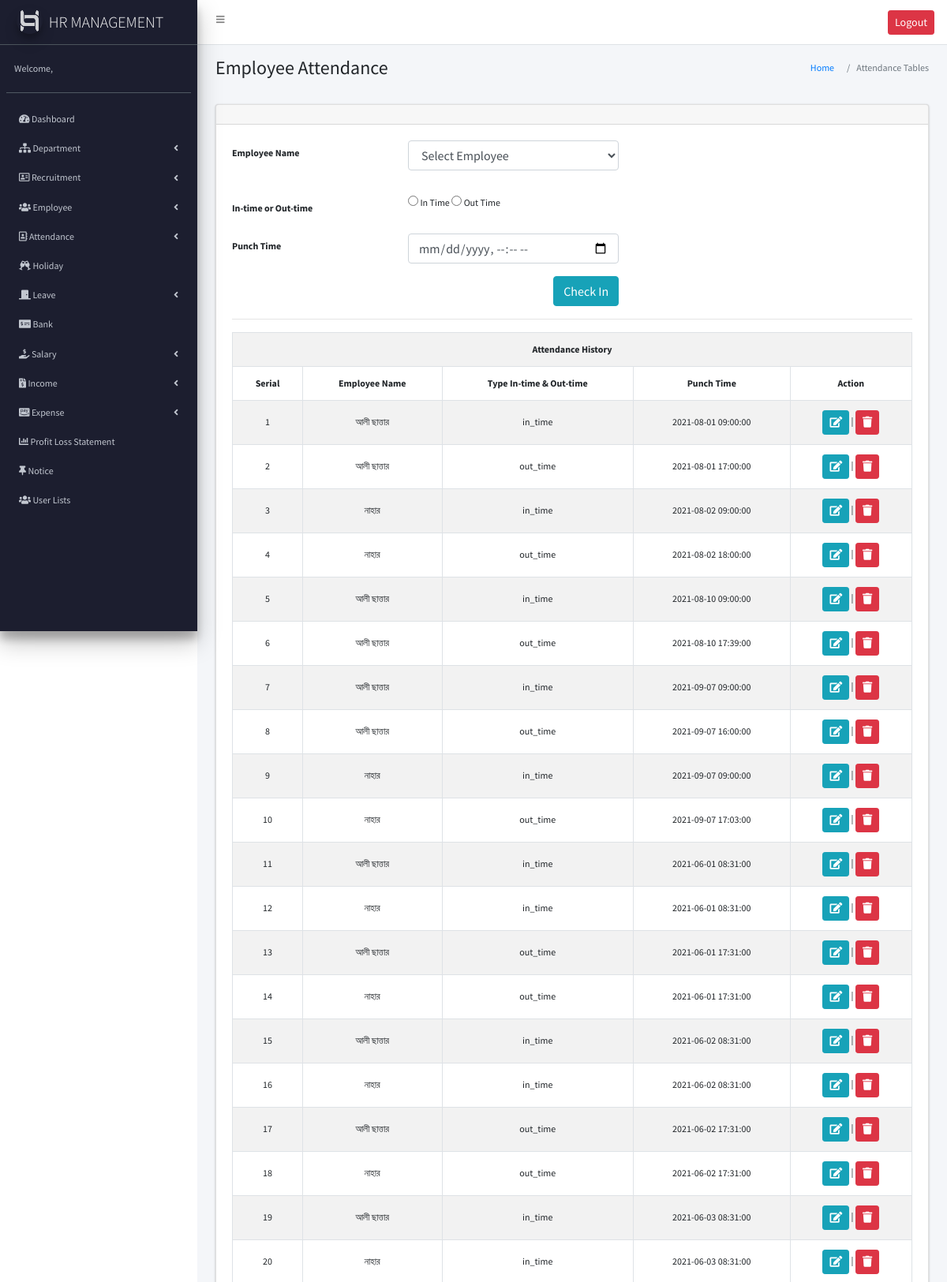
Screenshot of /attendance.php (signed in, upper part) with the database file from the repository.
### tables this page shows
CREATE TABLE `attendance` (
  `attID` int(11) NOT NULL,
  `empID` int(11) NOT NULL,
  `type` enum('in_time','out_time') NOT NULL,
  `punch_time` datetime NOT NULL
);

CREATE TABLE `employee` (
  `empID` int(11) NOT NULL,
  `dptID` int(11) NOT NULL,
  `name` varchar(255) NOT NULL,
  `email` varchar(255) NOT NULL,
  `phone` varchar(20) NOT NULL,
  `dob` date NOT NULL,
  `gender` enum('male','female') NOT NULL,
  `address` text NOT NULL,
  `photo` varchar(255) NOT NULL,
  `hire_date` date NOT NULL,
  `designation` varchar(50) NOT NULL,
  `basic_salary` decimal(10,2) NOT NULL,
  `password` text NOT NULL
);

### attendance.php (the view, shortened to what this page needs)
<?php
require_once("header.php");
require_once("sidebar.php");
?>
<section class="content-header">
  <div class="container-fluid">
    <div class="row mb-2">
      <div class="col-sm-6">
        <h4>Employee Attendance</h4>
      </div>
      <div class="col-sm-6">
        <ol class="breadcrumb float-sm-right">
          <li class="breadcrumb-item"><a href="#">Home</a></li>
          <li class="breadcrumb-item active">Attendance Tables</li>
        </ol>
      </div>
    </div>
  </div>
</section>
<section class="content">
  <div class="container-fluid">
    <div class="row">
      <div class="col-md-12">
        <div class="card">
          <div class="card-header">
          </div>
          <div class="card-body">
            <form action="" method="post">
              <div class="form-group row">
                <label class="col-sm-3 col-form-label"> Employee Name </label>
                <div class="col-sm-4">
                  <select name="employee_name" class="form-control mb-3">
                  <option value="">Select Employee</option>
                  </select>
                </div>
              </div>
              <div class="form-group row">
                <label class="col-sm-3 col-form-label"> In-time or Out-time </label>
                <div class="col-sm-5">
                  <input type="radio" name="checking_type" value="in_time"> In Time
                  <input type="radio" name="checking_type" value="out_time"> Out Time
                </div>
              </div>
              <div class="form-group row">
                <label for="intime" class="col-sm-3 col-form-label">Punch Time</label>
                <div class="col-sm-4">
                  <input type="datetime-local" name="punch_time" class="form-control datetimepicker">
                </div>
              </div>
              <div class="form-group row">
                <label class="col-sm-3 col-form-label"></label>
                <div class="col-sm-4 text-right">
                  <input type="submit" value="Check In" class="btn btn-info w-md m-b-5">
                </div>
              </div>
            </form>
            <hr>
            <div class="panel-body">
              <div class="table-responsive">
                <table width="100%" class="table table-striped table-bordered table-hover text-center ">
                  <tbody>
                    <tr>
                      <th colspan="7" class="text-center">Attendance History </th>
                    </tr>
                    <tr>
                      <th>Serial</th>
                      <th>Employee Name</th>
                      <th>Type In-time & Out-time</th>
                      <th>Punch Time</th>
                      <th>Action</th>
                    </tr>
                    <?php
                    $emp_join = $conn->query("SELECT employee.name , attendance.type, attendance.punch_time, attendance.attID FROM attendance JOIN employee ON employee.empID = attendance.empID");
                    $fetch = $emp_join->fetch_all();
                    $i = 1;
                    foreach ($fetch as $key => $value) { ?>
                      <tr>
                        <td class="align-middle"> <?php echo $i++ ?></td>
                        <td class="align-middle"> <?php echo $value[0] ?></td>
                        <td class="align-middle"> <?php echo $value[1] ?></td>
                        <td class="align-middle"> <?php echo $value[2] ?></td>
                        <td>
                          <a class=" btn btn-sm  btn-info " href="atten_edit.php?eid=<?php echo $value[3]; ?>"><i class="fas fa-edit"></i></a> |
                          <a class=" btn btn-sm btn-danger" href="attendance.php?id=<?php echo $value[3]; ?>" onclick="return confirm('Are you sure?')"><i class="fas fa-trash"></i></a>
                        </td>
                      </tr>
                    <?php
                    }
                      $del = $conn->query("DELETE FROM attendance where attID=$del_id"); ?>
                  </tbody>
                </table>
              </div>
            </div>
          </div>
        </div>
      </div>
    </div>
  </div>
</section>
<?php require("footer.php"); ?>

### assets/css/style.css (style rules this page uses)
body { font-family: 'Source Sans Pro'; font-size: 12px; }

### rows the page displays
attendance: empID.name "আলী ছাত্তার", type "in_time", punch_time "2021-08-01 09:00:00"
attendance: empID.name "আলী ছাত্তার", type "out_time", punch_time "2021-08-01 17:00:00"
attendance: empID.name "নাহার", type "in_time", punch_time "2021-08-02 09:00:00"
attendance: empID.name "নাহার", type "out_time", punch_time "2021-08-02 18:00:00"
attendance: empID.name "আলী ছাত্তার", type "in_time", punch_time "2021-08-10 09:00:00"
attendance: empID.name "আলী ছাত্তার", type "out_time", punch_time "2021-08-10 17:39:00"
attendance: empID.name "আলী ছাত্তার", type "in_time", punch_time "2021-09-07 09:00:00"
attendance: empID.name "আলী ছাত্তার", type "out_time", punch_time "2021-09-07 16:00:00"
attendance: empID.name "নাহার", type "in_time", punch_time "2021-09-07 09:00:00"
attendance: empID.name "নাহার", type "out_time", punch_time "2021-09-07 17:03:00"
attendance: empID.name "আলী ছাত্তার", type "in_time", punch_time "2021-06-01 08:31:00"
attendance: empID.name "নাহার", type "in_time", punch_time "2021-06-01 08:31:00"
attendance: empID.name "আলী ছাত্তার", type "out_time", punch_time "2021-06-01 17:31:00"
attendance: empID.name "নাহার", type "out_time", punch_time "2021-06-01 17:31:00"
attendance: empID.name "আলী ছাত্তার", type "in_time", punch_time "2021-06-02 08:31:00"
attendance: empID.name "নাহার", type "in_time", punch_time "2021-06-02 08:31:00"
attendance: empID.name "আলী ছাত্তার", type "out_time", punch_time "2021-06-02 17:31:00"
attendance: empID.name "নাহার", type "out_time", punch_time "2021-06-02 17:31:00"
attendance: empID.name "আলী ছাত্তার", type "in_time", punch_time "2021-06-03 08:31:00"
attendance: empID.name "নাহার", type "in_time", punch_time "2021-06-03 08:31:00"
